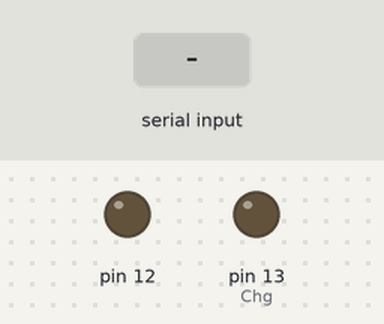
Recording of a sketch running on a simulated Arduino Uno, built with avr-gcc and run on an emulated ATmega328P. On the bench: output pins drawn as LEDs (lit = HIGH). Dashed ring = blinking. Inputs (shaded band) come from the test bench. What the sketch prints to the serial monitor is not drawn.

Above: at 6.7 s.
6.8 s: "90,45\n" received over Serial
At 7.4 s:
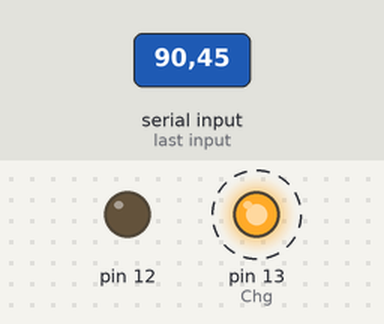
At 7.8 s:
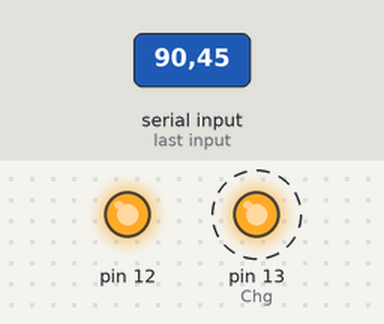
9.8 s: "5\n" received over Serial
12.8 s: "30,150\n" received over Serial
At 17.1 s:
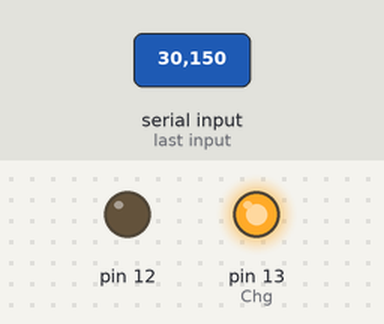
Timing chart, 0 to 21.8 s (numbered marks = the images above; inputs shaded):
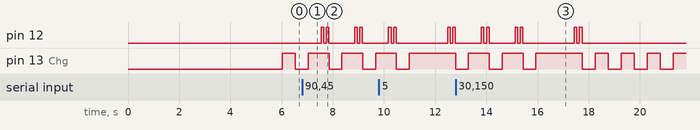

The sketch:

btIndic_rev4.ino
```cpp
int const Ts = 8;
int i, cal;
int const L = 738;
int readVal[L];
int calSamp = 100;
int ss = L / 6;
int secA[14] = {
  1, 1, 1, 1, 1, 1, 1, 1, 1, ss * 5, 1, ss * 3, 1 , ss }; //chg
int secB[14] = {
  1, 1, 1, 1, 1, 1, 1, 1, (L - 1), 1, ss * 4, 1, ss * 2, 1 }; //chg
int trig1 = 8;
int trig2 = 9;
int gkFlag = 0;
int gkT = 1;
int gkF = 0;

void setup()
{
  Serial.begin(57600);          //57600 needed for MINI
  Serial.println("Power On");
  pinMode(13, OUTPUT); //Chg*
  pinMode(12, OUTPUT); //
  delay(510);            //Roving module require 500ms before $$$
  Serial.print("$$$");      //Roving requires no carriage return
  delay(5000);
}

void loop() {
  digitalWrite(12,0);
  digitalWrite(13,0);
  Serial.println("");

  //CONFIRM BT CONNECTION WITH PHONE
   while(1) {

      delay(5);                 //Roving requires 5ms after command
      Serial.flush();
      Serial.println("GK");

      if(Serial.available() > 0)
      {
        gkFlag = Serial.parseInt();
        Serial.println(gkFlag);
        digitalWrite(12,1);
        delay(100);
        digitalWrite(12,0);
        delay(100);
        digitalWrite(12,1);
        delay(100);
        digitalWrite(12,0);
      }
      delay(10);
      Serial.print("$$$");

      if( gkFlag == 1) {
        digitalWrite(13,1);
        Serial.println("BT is connected");
        Serial.println("---");
        break;
      }
      digitalWrite(13,0);
      delay(500);
      digitalWrite(13,1);
      delay(500);
    }

    //BEGIN TRIGGER MODE
    while(1)
    {
      Serial.print("$$$");      //Roving requires no carriage return
      delay(10);
      Serial.flush();
      Serial.println("GK");
   //   if(Serial.available()) {
   //     gkFlag = Serial.read();
   //   }
  //
  //    if( gkFlag==0 ) {
  //      Serial.println("BT is disconnected");
  //      digitalWrite(13,0);
  //      delay(100);
  //      digitalWrite(13,1);
  //      delay(100);
  //      break;
  //    }
  //
      digitalWrite(12,0);
      delay(500);
      digitalWrite(12,1);
      delay(500);
    }

}
```

Measured:
- after the input at 6.8 s, pin 12: LOW → HIGH after 0.75 s, → LOW 0.10 s later, → HIGH 0.10 s later, → LOW 0.10 s later, … (8 changes in this stretch); pin 13 (Chg): alternates HIGH for 0.82 s and LOW for 0.50 s, starting after 1.1 s
- after the input at 12.8 s, pin 12: LOW → HIGH after 1.0 s, → LOW 0.10 s later, → HIGH 0.10 s later, → LOW 0.10 s later, … (12 changes in this stretch)
